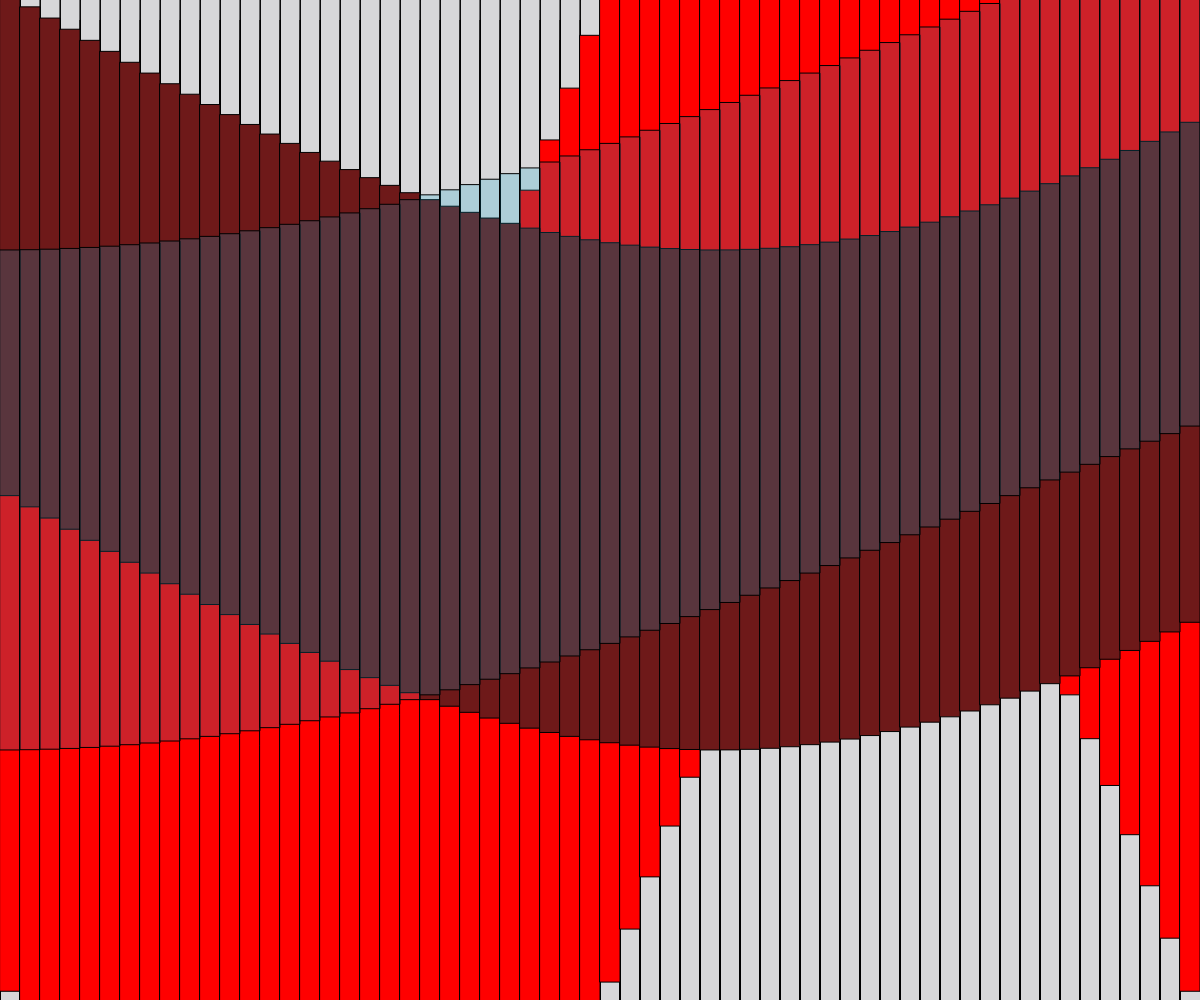
Frame 1 (no input)
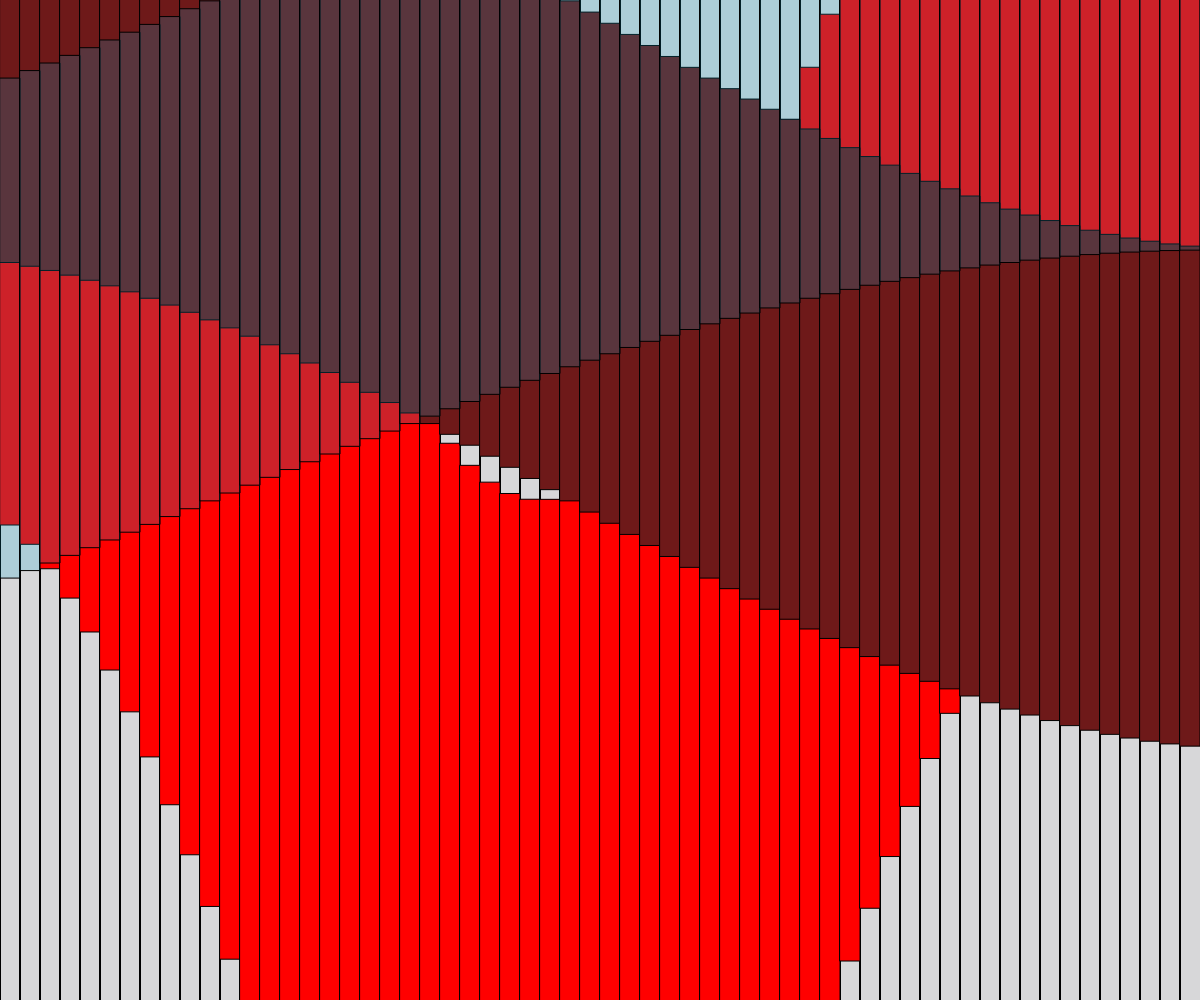
Frame 60 (no input)
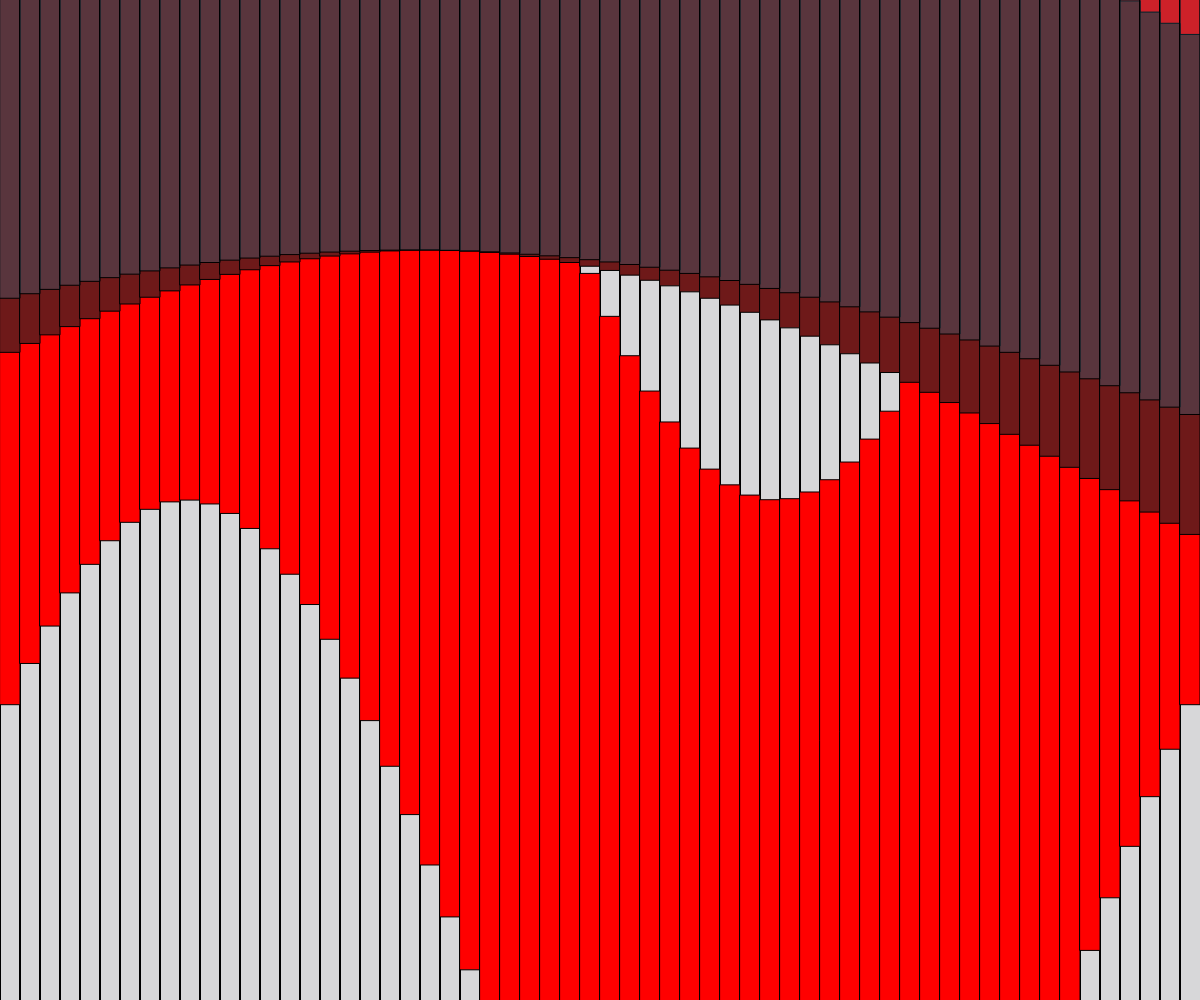
Frame 120 (the mouse pressed at the canvas centre since frame 60)

The p5.js sketch that drew these frames (run headless with seeded random() and noise() and a simulated clock; from frame 60 on, the mouse is pressed at the canvas centre):

// p5.js sketch
// ── sketch.js
let x = [];
let y = [];
let amplitude = [];
let a;
let b;
let c;

let angle = 0;
let num;
let size = 20;
let period = 2;
let shift = 1;

function setup() {
  createCanvas(windowWidth, windowHeight);

  num = width / size;
  angleMode(DEGREES);
  amplitude = min(windowWidth / 4, windowHeight / 4);
  strokeWeight(1);
}

function draw() {
  // translate(0, windowHeight/2);
  background(215, 215, 217);
  // Draw background grid
  for (let i = 0; i < windowWidth; i +=20) {
    for (let j = 0; j < windowHeight; j +=20) {
      stroke(0);
      rect(i, j,0, windowHeight);
    }
  }

  // Red section
  for (let a = 0; a < num; a++) {
    angle = (a / (num - 1)) * 180 * period;
    x[a] = a * size;
    y[a] = amplitude * 2 * sin(angle - shift);
    fill(255, 0, 0);
    stroke(0);
    rect(x[a], y[a], 20, windowHeight);
  }

  // Section 2
  for (let c = 0; c < num; c++) {
    angle = ((c / (num - 25)) * 180) / period;
    x[c] = c * size;
    y[c] = amplitude * sin(angle - shift);
    fill(110, 25, 25);
    stroke(0);
    rect(x[c], y[c], 20, windowHeight/2);
  }
  // Section 3
  for (let b = 0; b < num; b++) {
    angle = ((b / (num - 10)) * 180) / period;
    x[b] = b * size;
    y[b] = amplitude * cos(angle + shift);
    fill(0, 166, 209,50);
    stroke(0);
    rect(x[b], y[b], 20, windowHeight/2);
  }
  shift += 1.2;
}

function windowResized() {
  resizeCanvas(windowWidth, windowHeight);
}
